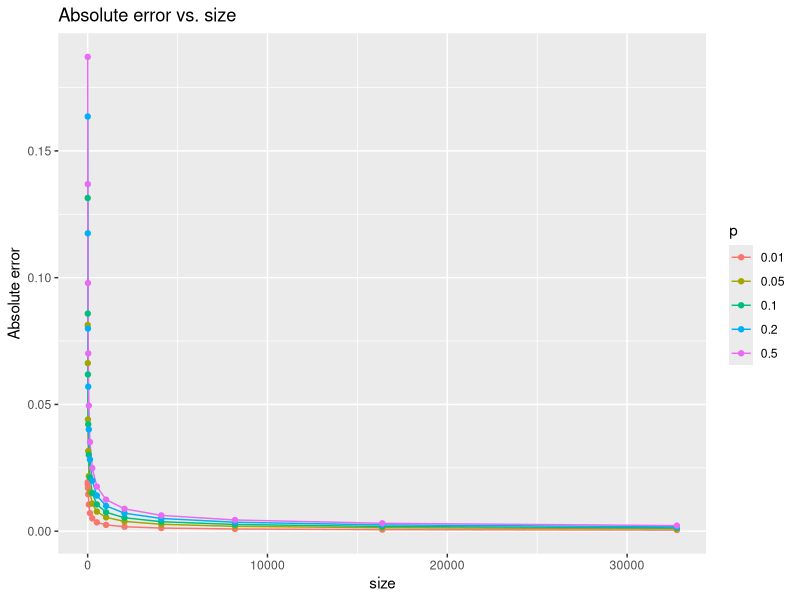
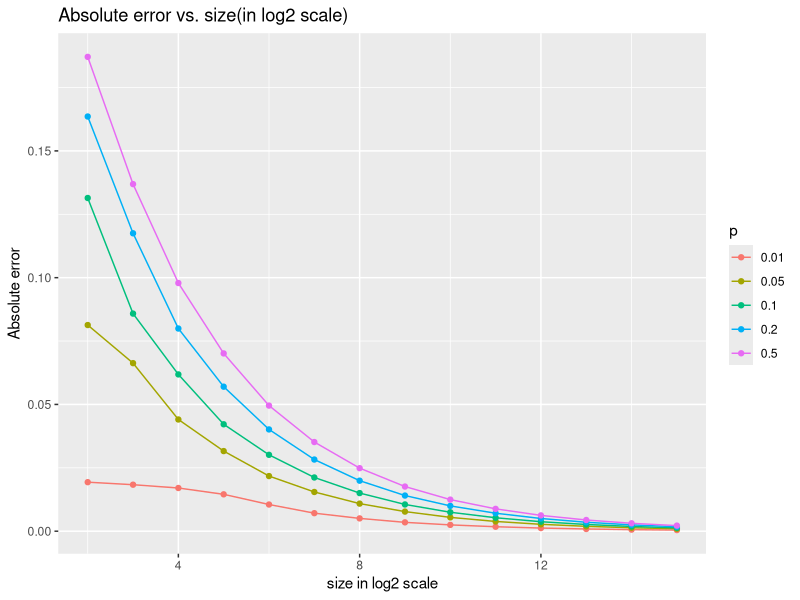
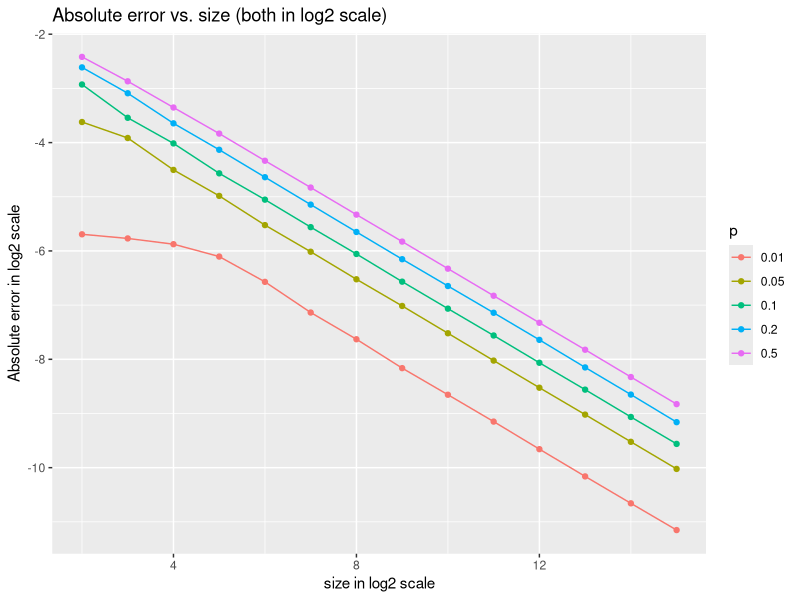
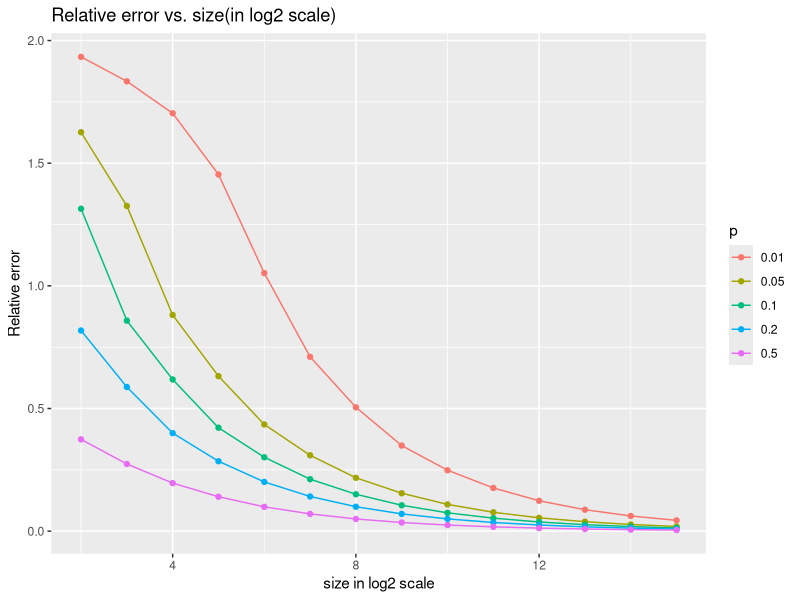
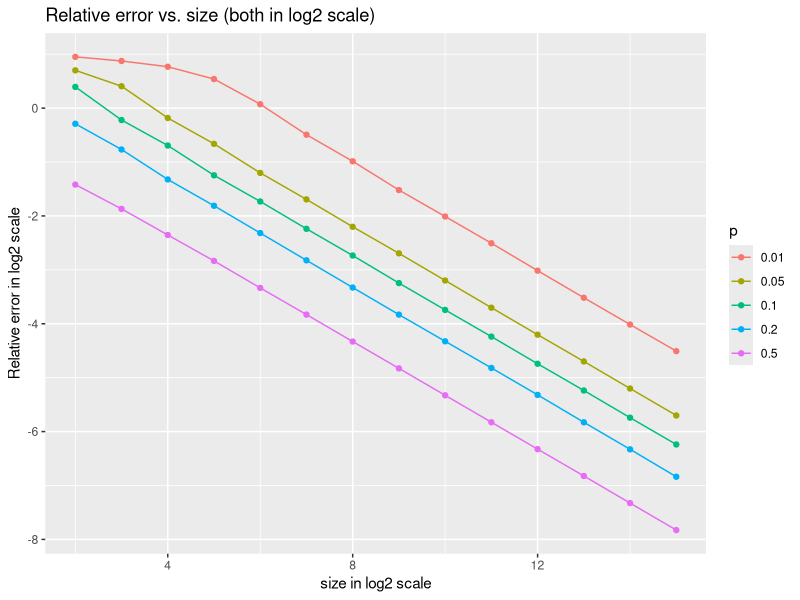

The R source for these figures, in order:
## ---- chunk 1
knitr::opts_chunk$set(echo = TRUE)
## ---- chunk 2
# random seed set
set.seed(1)
## ---- chunk 3
library(tidyverse)
library(ggplot2)
## ---- chunk 4
# generate the experiment
test_size <- 100000 # parameter for the rbinom function

# generate the vector for sizes
size <- NA 
for(i in 2:15) {
  size[i-1] <- 2**i
}

# generate the vector for probabilities
prob <- c(0.01,0.05,0.1,0.2,0.5)

# generate the empty data frame for recording the inputs and outputs
data <- data.frame(matrix(NA,70,4))
colnames(data) <- c("size","p", "abs_error", "rel_error")

# set a count for experiment and start generation
count <- 1
for(i in 1:14) {
  for(j in 1:5) {
    data[count,1] <- size[i]
    data[count,2] <- prob[j]
    temp <- rbinom(test_size,size[i],prob[j]) #further explanation for it below
    data[count, 3] <- mean(abs(temp/size[i] - prob[j]))
    data[count, 4] <- data[count,3]/prob[j]
    count <- count + 1;
  }
}

data$p <- factor(data$p)
## ---- chunk 5
(g1 <- ggplot(data, aes(x=size,y=abs_error, factor=p)) + geom_line(aes(color=p)) + geom_point(aes(color=p)) + labs(title = 'Absolute error vs. size', y='Absolute error'))
## ---- chunk 6
(
  g1 <- ggplot(data,
               aes(
                 x= log(size,2),
                 y=abs_error,
                 factor=p
                 )
        ) +
        geom_line(aes(color=p)) + 
        geom_point(aes(color=p)) + 
        labs(
          title = 'Absolute error vs. size(in log2 scale)',
          x = 'size in log2 scale',
          y = 'Absolute error'
        )
)
## ---- chunk 7
(
  g1_v2 <- ggplot(data,
               aes(
                 x= log(size,2),
                 y= log(abs_error,2),
                 factor=p
                 )
        ) +
        geom_line(aes(color=p)) + 
        geom_point(aes(color=p)) + 
        labs(
          title = 'Absolute error vs. size (both in log2 scale)',
          x = 'size in log2 scale',
          y = 'Absolute error in log2 scale'
        )
)
## ---- chunk 8
(
  g2 <- ggplot(data,
               aes(
                 x= log(size,2),
                 y= rel_error,
                 factor=p
                 )
        ) +
        geom_line(aes(color=p)) + 
        geom_point(aes(color=p)) + 
        labs(
          title = 'Relative error vs. size(in log2 scale)',
          x = 'size in log2 scale',
          y = 'Relative error'
        )
)
## ---- chunk 9
(
  g2_v2 <- ggplot(data,
               aes(
                 x= log(size,2),
                 y= log(rel_error,2),
                 factor=p
                 )
        ) +
        geom_line(aes(color=p)) + 
        geom_point(aes(color=p)) + 
        labs(
          title = 'Relative error vs. size (both in log2 scale)',
          x = 'size in log2 scale',
          y = 'Relative error in log2 scale'
        )
)
